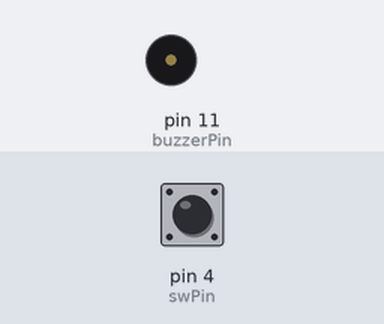
Bench run of a sketch on a simulated Arduino Uno, built with avr-gcc and run on an emulated ATmega328P. Parts: buzzer (waves = sounding). The test bench sets the inputs (shaded band); at power-on: pin 4 (swPin) HIGH.

Above: at 1.2 s.
1.3 s: pin 4 (swPin) pulled LOW for 0.15 s
At 1.4 s:
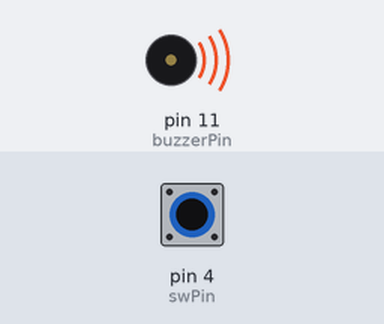
Timing chart, 0 to 10.4 s (numbered marks = the images above; inputs shaded):
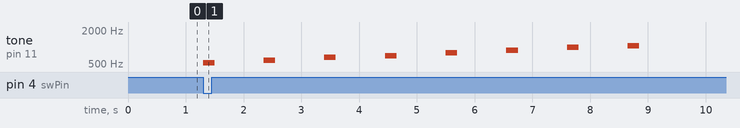

Measured:
- after the input at 1.3 s, tone on pin 11 (buzzerPin): plays 523 Hz for 0.20 s, 587 Hz for 0.20 s, 659 Hz for 0.20 s, 698 Hz for 0.20 s, 784 Hz for 0.20 s, 880 Hz for 0.20 s … (8 notes in this stretch), starting at once

The sketch:

buzzer.ino
```cpp
//ライブラリの読み込み
#include "pitches.h"

//メロディーの配列(ドレミファソラシドの順になっている)
int melody[] = {
  NOTE_C5, NOTE_D5, NOTE_E5, NOTE_F5, NOTE_G5, NOTE_A5, NOTE_B5, NOTE_C6
};

//ピン
const uint8_t swPin = 4;
const uint8_t buzzerPin = 11;

//delaytime
int delaytime = 1050;

void setup(){

  //確認用にシリアルモニタを用いる
  Serial.begin(9600);

  //ピン設定
  pinMode(swPin,INPUT);
}

void loop(){

  //スイッチの状態を得る
  uint8_t swState = digitalRead(swPin);

  //スイッチが押されたら
  while(swState == LOW){

    //間隔が短すぎたらdelaytimeを初期化する。
    if(delaytime <= 10){
      delaytime = 1050;
      break;
    }

    for(size_t i = 0; i < sizeof(melody)/sizeof(melody[0]); i++){
      //memory配列から得た情報でパルス生成
      tone(buzzerPin, melody[i], 200);
      delay(delaytime);
    }

    delay(delaytime);
    Serial.println(String(delaytime));

    delaytime-=10;

    for(size_t i = sizeof(melody)/sizeof(melody[0]); i > 0; i--){
      //memory配列から得た情報でパルス生成
      tone(buzzerPin, melody[i], 200);
      delay(delaytime);
    }

  }
}
```
